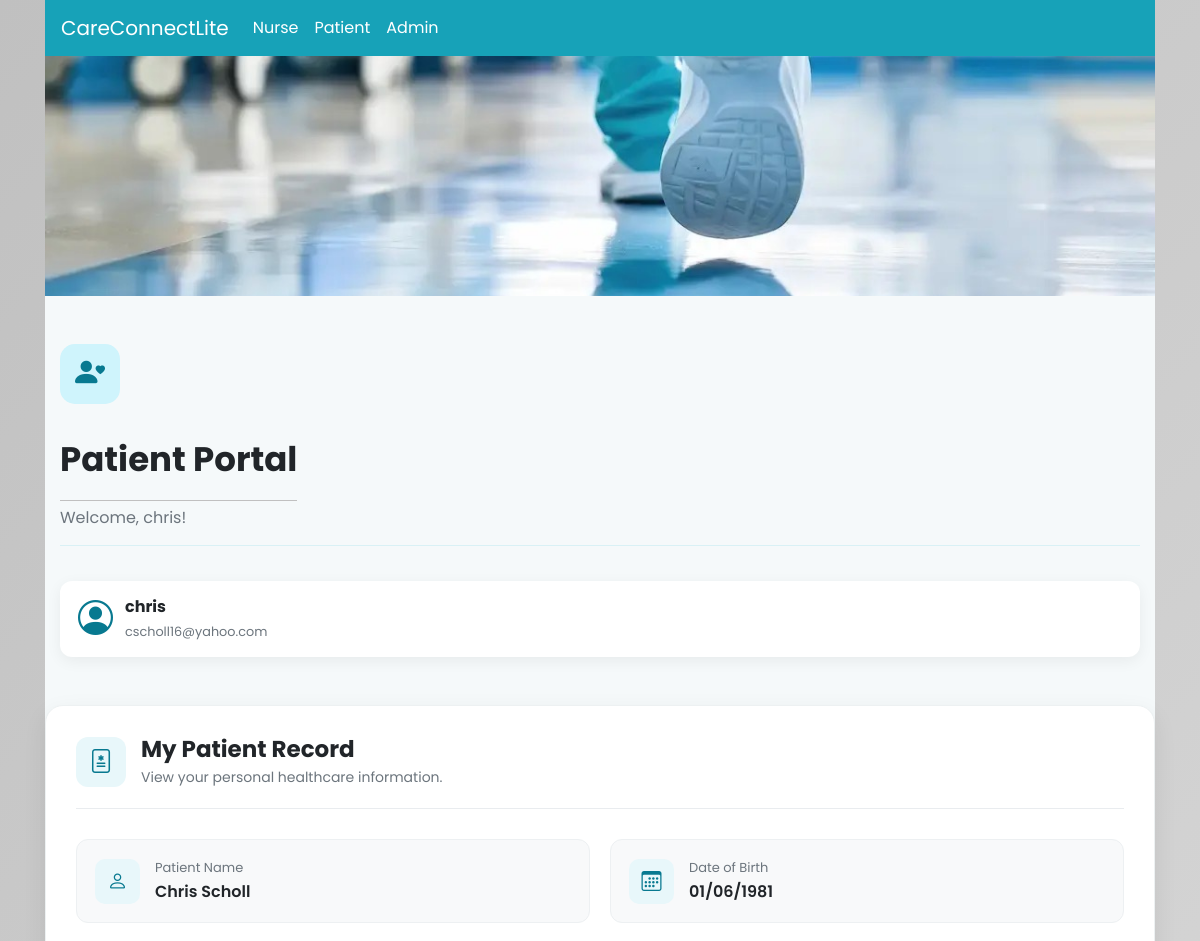
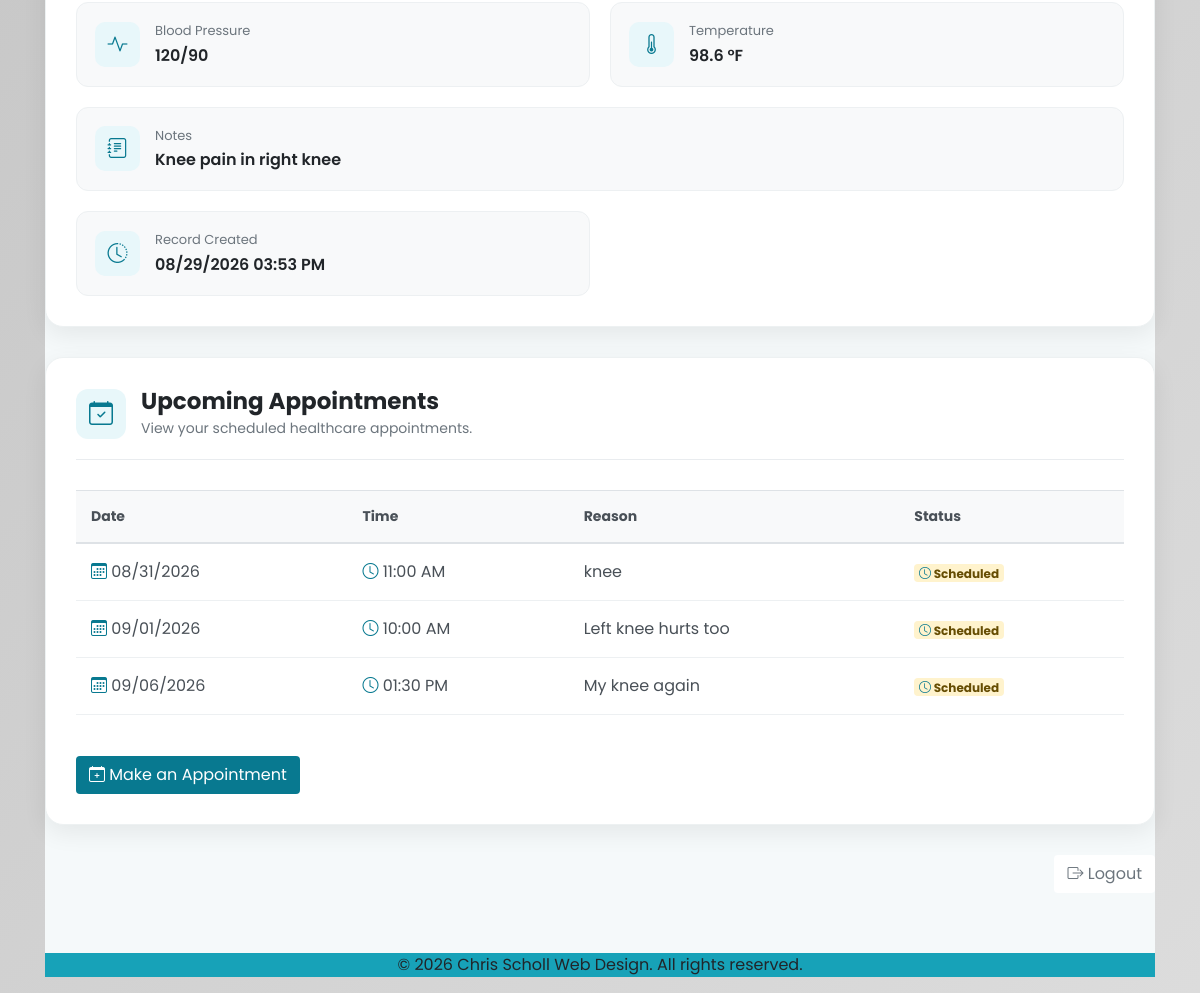
Page /patient (signed in) on the earlier database version (2 pictures, top to bottom).
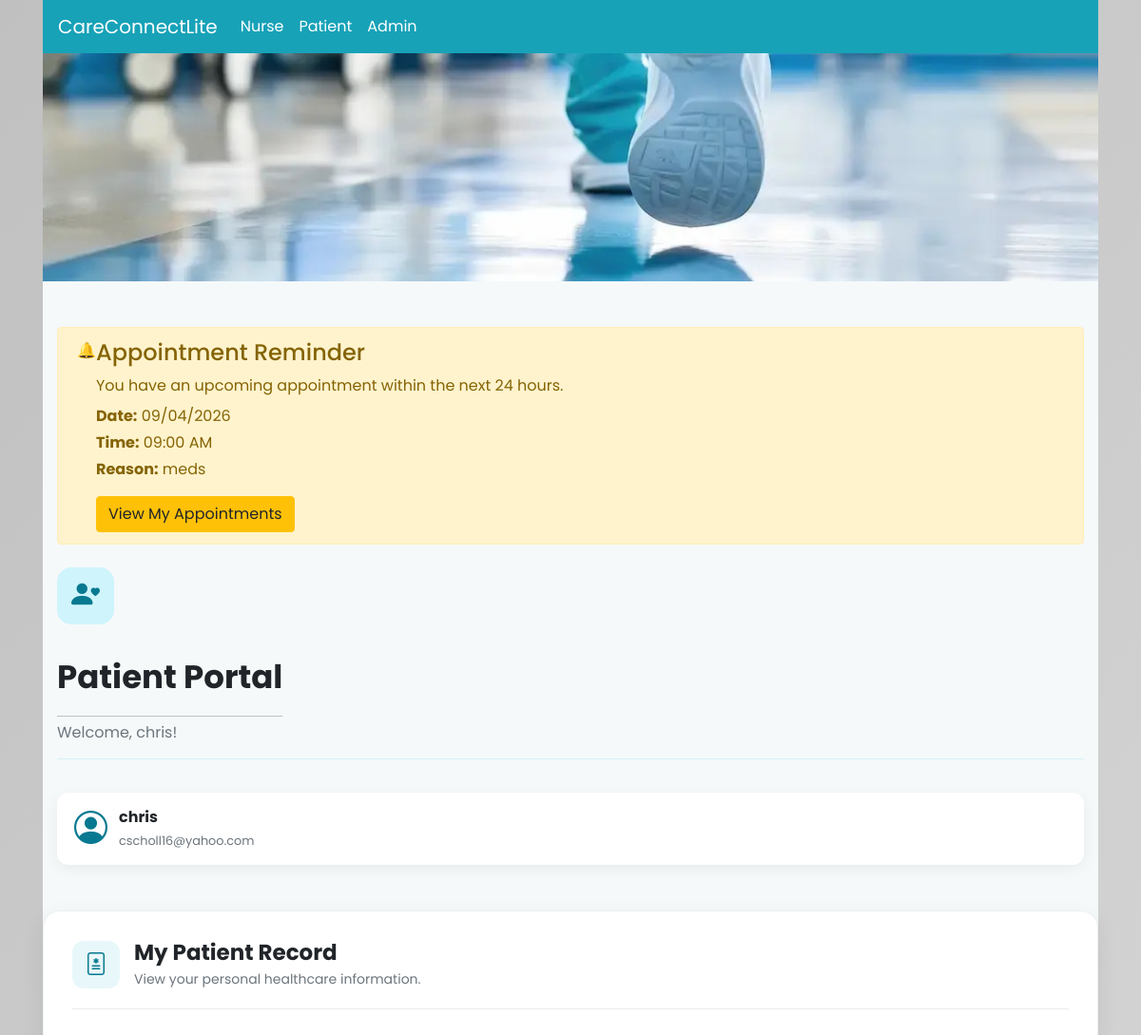
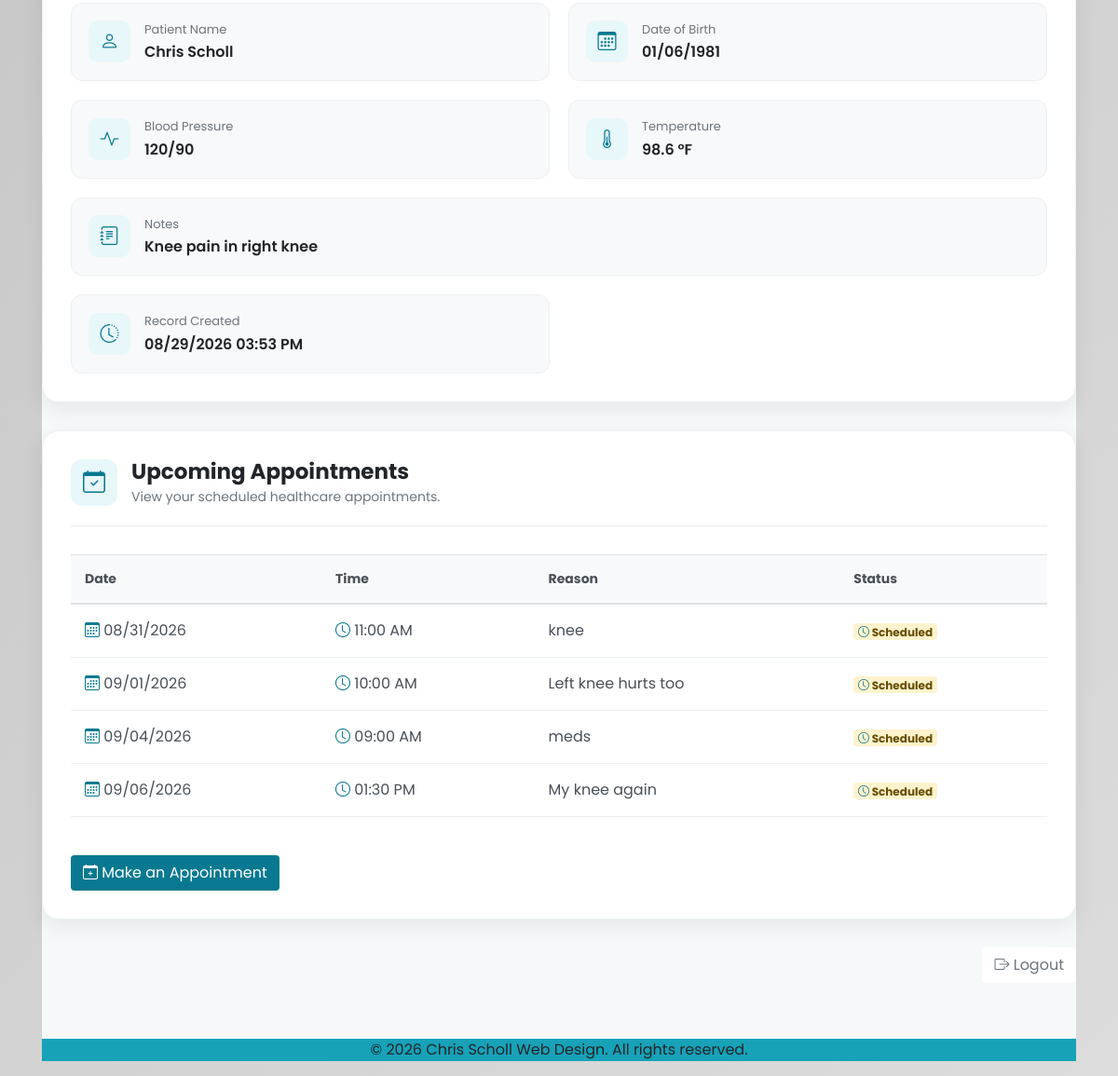
Same page on the later database version (2 pictures, top to bottom).
### models.py (models this page shows)
class Appointment(db.Model):
    id = db.Column(
        db.Integer,
        primary_key=True
    )
    patient_id = db.Column(
        db.Integer,
        db.ForeignKey("user.id"),
        nullable=False
    )
    appointment_date = db.Column(
        db.Date,
        nullable=False
    )
    appointment_time = db.Column(
        db.Time,
        nullable=False
    )
    reason = db.Column(
        db.String(255),
        nullable=False
    )
    status = db.Column(
        db.String(50),
        nullable=False,
        default="Scheduled"
    )
    created_at = db.Column(
        db.DateTime(timezone=True),
        default=lambda: datetime.now(timezone.utc),
        nullable=False
    )
    patient = db.relationship(
        "User",
        foreign_keys=[patient_id],
        back_populates="appointments"
    )

### app.py (the view)
@app.route('/patient', methods=['GET', 'POST'])
@role_required('patient')
def patient():
    patient_record = current_user.patient_record
    appointments = db.session.scalars(
        select(Appointment)
        .where(
            Appointment.patient_id == current_user.id,
            Appointment.status == "Scheduled"
        )
        .order_by(
            Appointment.appointment_date,
            Appointment.appointment_time
        )
    ).all()
    now = datetime.now()
    reminder_limit = now + timedelta(hours=24)
    reminders = []
    for appointment in appointments:
        appointment_datetime = datetime.combine(
            appointment.appointment_date,
            appointment.appointment_time
        )
        if now <= appointment_datetime <= reminder_limit:
            reminders.append(appointment)
    return render_template(
        'patient.html',
        patient_record=patient_record,
        appointments=appointments,
        reminders=reminders
    )

### app.py (called while the page is built)
@login_manager.user_loader
def load_user(user_id):
    return db.session.get(User, int(user_id))

def role_required(required_role):
    def decorator(f):
        @wraps(f)
        @login_required
        def decorated_function(*args, **kwargs):
            if current_user.role != required_role:
                flash("You do not have permission to view this page.", "danger")
                return redirect(url_for('login'))
            return f(*args, **kwargs)
        return decorated_function
    return decorator

### templates/patient.html (shortened to what the changed rows need)
{% extends 'base.html' %}
{% block content %}
<div class="patient-page">
    <div class="container py-5">
        {% if reminders %}
            {% for appointment in reminders %}
                <div class="alert alert-warning shadow-sm mb-4" role="alert">
                    <div class="d-flex align-items-start">
                        <div class="me-3 fs-3">
                            🔔
                        </div>
                        <div>
                            <h4 class="alert-heading">
                                Appointment Reminder
                            </h4>
                            <p class="mb-2">
                                You have an upcoming appointment within the next 24 hours.
                            </p>
                            <p class="mb-1">
                                <strong>Date:</strong>
                                {{ appointment.appointment_date.strftime('%m/%d/%Y') }}
                            </p>
                            <p class="mb-1">
                                <strong>Time:</strong>
                                {{ appointment.appointment_time.strftime('%I:%M %p') }}
                            </p>
                            <p class="mb-3">
                                <strong>Reason:</strong>
                                {{ appointment.reason }}
                            </p>
                            <a href="{{ url_for('appointments') }}"
                               class="btn btn-warning">
                                View My Appointments
                            </a>
                        </div>
                    </div>
                </div>
            {% endfor %}
        {% endif %}
        <div class="patient-header">
            <div>
                <h1>Patient Portal</h1>
            </div>
        </div>
        </div>
        <div class="patient-dashboard-card">
            {% if appointments %}
                <div class="table-responsive">
                    <table class="table patient-appointment-table">
                        <thead>
                            <tr>
                                <th>Date</th>
                                <th>Time</th>
                                <th>Reason</th>
                                <th>Status</th>
                            </tr>
                        </thead>
                        <tbody>
                            {% for appointment in appointments %}
                            <tr>
                                <td>
                                    <i class="bi bi-calendar3 me-2"></i>
                                    {{ appointment.appointment_date.strftime('%m/%d/%Y') }}
                                </td>
                                <td>
                                    <i class="bi bi-clock me-2"></i>
                                    {{ appointment.appointment_time.strftime('%I:%M %p') }}
                                </td>
                                <td>
                                    {{ appointment.reason }}
                                </td>
                                <td>
                                    {% if appointment.status == 'confirmed' %}
                                        <span class="badge patient-status-confirmed">
                                            <i class="bi bi-check-circle me-1"></i>
                                            Confirmed
                                        </span>
                                    {% elif appointment.status == 'cancelled' %}
                                        <span class="badge patient-status-cancelled">
                                            Cancelled
                                        </span>
                                    {% else %}
                                        <span class="badge patient-status-pending">
                                            <i class="bi bi-clock me-1"></i>
                                            {{ appointment.status }}
                                        </span>
                                    {% endif %}
                                </td>
                            </tr>
                            {% endfor %}
                        </tbody>
                    </table>
                </div>
            {% endif %}
        </div>
    </div>
</div>
{% endblock content %}

Differences in the rows shown:
added Appointment: appointment_date "09/04/2026", appointment_time "09:00 AM", reason "meds", status "Scheduled"
